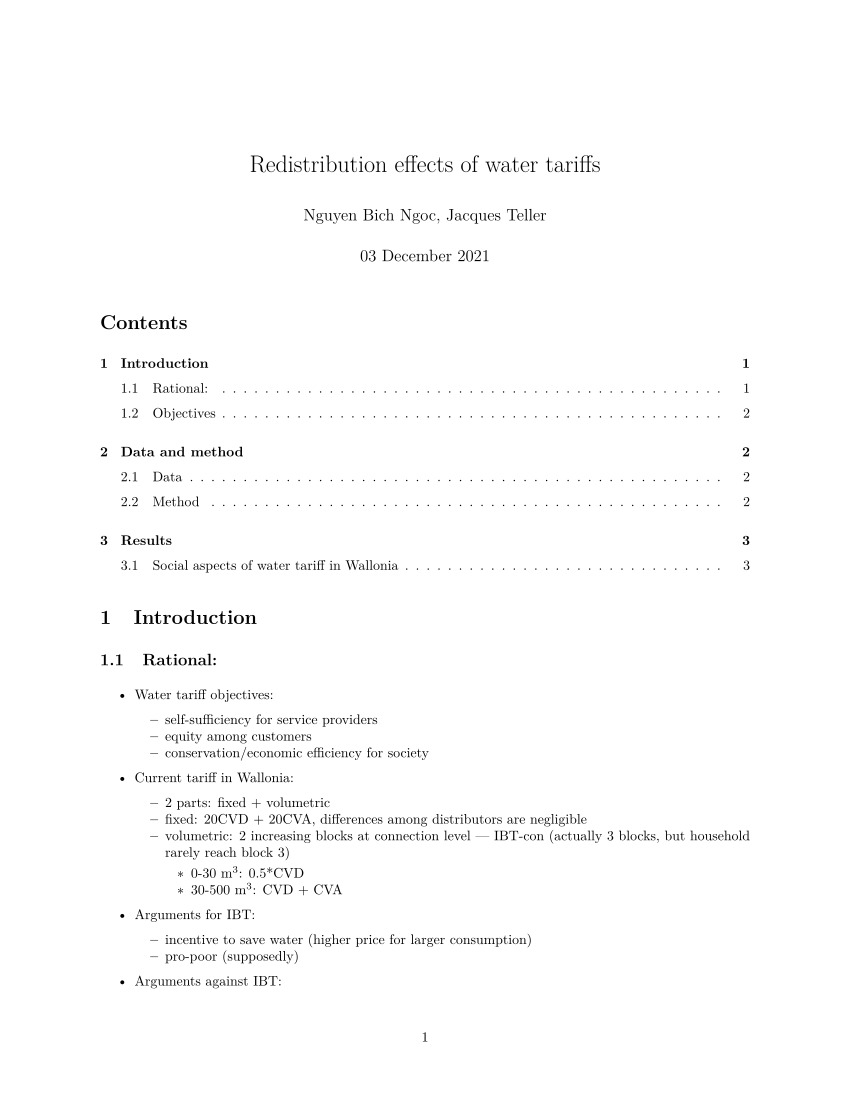

Reproduce this figure in R.
#' ---
#' title: "Redistribution effects of water tariffs"
#' author: "Nguyen Bich Ngoc, Jacques Teller"  
#' date: "`r format(Sys.time(), '%d %B %Y')`"
#' output: 
#'  bookdown::pdf_document2:
#'   theme: cosmo
#'   keep_md: true
#' ---
  



#+ r setup, include = F, message = F
# notes from last run----------------------



# 1. setup ---------





## 1.1. load functions -----------------

# install.packages("here")
library(here)


source(here("3 Scripts", "general_functions.R"))

loadpackage('dplyr')
loadpackage('ggplot2')
loadpackage('reshape2')
loadpackage('raster')
loadpackage('sf')

## 1.2 load data --------

### data folder ----
rdir <- '2 Data/1 Raw'
pdir <- '2 Data/2 Processed'

### survey data ----------

surv14 <- read.csv(file = here(pdir, "UtiSurv_2014_AWalCEHD_Wal/Survey2014_obs_AquaWal_prd.csv"))

### price data ---------

price <- read.csv(file = here(pdir, 'Water_price_AWal_Wal/water_price_Wal_12_17.csv'))


### location  ---------
load(file= here(pdir, 'UtiSurv_2014_AWalCEHD_Wal/Addresses/surv14_coord_PICC.Rdata'))

### urbanization -------------

urban_10 <- raster(here(pdir, "Urban_5cat_Ahmed_Wal/LU2010_5cls_x25.flt"))

crs(urban_10) <- st_crs(surv14_coords)

# 2. merge data ----------

surv14$year <- 2014

df <- dplyr::left_join(surv14, price)[, c('id', 'CVD', 'CVA', 'csmptv', 'inceqa', 'rwtank', 'hhs_0_19', 'hhs_20_95', 'income', 'inccat', 'dtbtor', "rprage")]
df$hhs <- df$hhs_0_19 + df$hhs_20_95

df$csmptv[df$csmptv > 300] <- NA



urban <- cbind.data.frame(id = surv14_coords$id, urban = extract(urban_10, surv14_coords))

urban <- urban[urban$urban > -1,]

df <- inner_join(df, urban)
df$cspc <- df$csmptv/df$hhs

df <- df[!is.na(df$csmptv) & !is.na(df$inceqa) & !is.na(df$CVD),]

df <- df[df$dtbtor %in% c("CILE", "SWDE", "IECBW"),]

df$ab30 <- as.numeric(df$csmptv > 30)

df$bill_cur <- (20*df$CVD + 30*df$CVA) + 0.0125*df$csmptv + 0.5*df$csmptv*df$CVD + 0.5*(df$csmptv - 30)*df$CVD*df$ab30 + (df$csmptv - 30)*df$CVA*df$ab30

df <- df %>% mutate(incqnt = ntile(income, 4))
df$incqnt <- as.factor(df$incqnt)
df$TEH <- df$bill_cur*100/(df$income*12)


#' # Introduction
#' ## Rational:
#' * Water tariff objectives:
#'    + self-sufficiency for service providers
#'    + equity among customers
#'    + conservation/economic efficiency for society
#' * Current tariff in Wallonia:
#'    + 2 parts: fixed + volumetric
#'    + fixed: 20CVD + 20CVA, differences among distributors are negligible
#'    + volumetric: 2 increasing blocks at connection level --- IBT-con &#40;actually 3 blocks, but household rarely reach block 3&#41;
#'       - 0-30 m^3^: 0.5*CVD
#'       - 30-500 m^3^: CVD + CVA
#' * Arguments for IBT:
#'    + incentive to save water &#40;higher price for larger consumption&#41;
#'    + pro-poor &#40;supposedly&#41;
#' * Arguments against IBT:
#'    + pro-poor often not true due to low correlation between water consumption and income. That value of Wallonia is `r cor(df$csmptv, df$income)` for household consumption and `r cor(df$cspc, df$income)` for consumption per inhabitant.
#'    + difficult to understand hence not clear signal for custumer to use water wisely  
#'    
#' ## Objectives
#' * Assess social aspects of current price tariffs
#' * Compare social equity of different hypothesized tariff schemes 
#' 
#' # Data and method
#' ## Data
#' * Utility survey data provided by Aquawal and CEHD
#'    + year: 2014     
#'    + 1534 households
#'    + 3 main distributors: SWDE &#40;1143&#41;, CILE &#40;265&#41;, inBW &#40;126&#41;
#'    + information include: water consumption, household size, income, rainwater tank ...
#' * built-up density
#'    + year: 2011
#'    + at 100x100m scale
#'    + 3 categories: low, medium, high
#'    
#' ## Method
#' * assess social aspects of current tariff
#'    + divide households into 4 groups using household income quartiles
#'    + pairwise analyses of household income and other factors: income per equivalent adults, water use, water bill, TEH ...
#' * compare different tariff scheme
#'    + current format with different changing fixed part
#'       - assumptions: keep same total bill in 2014 for all households within the same distributor & keep CVA of 2014 not changing
#'       - changing fixed part: EUR 0, 40, ..., 200 
#'       - recalculate CVD for each distributor at each value of fixed part
#'       - recalculate household water bill in 2014 and compare with the actual one
#'    + current format with potential tax on rainwater tank
#'       - assumptions: keep same total bill in 2014 for all households within the same distributor & keep CVA of 2014 not changing
#'       - changing watertank tax: EUR 0, 40, ..., 200 
#'       - recalculate CVD for each distributor at each value of fixed part
#'       - recalculate household water bill in 2014 and compare with the actual one
#'    + compare IBT-con, IBT-cap, linear
#' 
#' # Results
#' ## Social aspects of water tariff in Wallonia

#+ heading1, include = F

# 3. equity analysis ----
## 3.1 income quantile summary -------

incqnt_tab <- df %>%
  group_by(incqnt) %>%
  summarise(count = n(),
            npp = sum(hhs),
            mininc = min(income),
            maxinc = max(income))



#+ tabinc, echo = F, message = F
 
knitr::kable(incqnt_tab, caption = "Household income quartile characteristics", digits = 2, col.names = c("Quartile", "Number of households", "Number of people", "Min income (EUR/month)", "Max income (EUR/month)"))



#+ inceqa, fig.cap = "Income per equivalent adults for different household income group", echo = F, message = F

ggplot(df, aes(x = incqnt, y = inceqa)) +
  geom_boxplot() +
  theme_bw() +
  labs(x = "Household income quartiles", y = "Income per equivalent adult")

knitr::knit_exit()

#+ new, echo = F, message = F
# shared total revenue by each income group?


ggplot(df, aes(x = incqnt, y = bill_cur)) + 
  stat_summary(
    fun = sum,
    geom = "col",
  )

# TEH by each income group?


ggplot(df, aes(x = incqnt, y = TEH)) + 
  geom_boxplot()

# average price per habitant per m3 by income group

df$pwpcpv <- df$bill_cur/df$csmptv/df$hhs

ggplot(df, aes(x = incqnt, y = pwpcpv)) + 
  geom_boxplot()


plotdf <- df %>% 
  group_by(incqnt) %>%
  summarise(tothab = sum(hhs),
            totbill = sum(bill_cur))

plotdf$billpc <- plotdf$totbill/plotdf$tothab

ggplot(plotdf, aes(x = incqnt, y = billpc)) +
  geom_col()

ggplot(df, aes(x = incqnt, y = inceqa)) +
  geom_boxplot()


df$incpc <- df$income/df$hhs

ggplot(df, aes(x = incqnt, y = incpc)) +
  geom_boxplot() +
  stat_summary(fun.y = mean, geom = "errorbar", aes(ymax = ..y.., ymin = ..y..), col = 'blue', width = 0.75, size = 1, linetype = "solid") 


  
# marginal price vs income quartiles
# average priec vs income quantiles
# 4. changing fixed  -----
#+ changefixed, echo = F, message = F


vary_fixed_f <- function(dtbtorname = "SWDE", fixeds = seq (0, 200, 40)) {
  tmpdf <- df[df$dtbtor %in% dtbtorname,]
  
  total <- sum(tmpdf$bill_cur)
  fse <- sum(0.0125*tmpdf$csmptv)
  cvd_v <- numeric()
  
  for (fixed in fixeds) {
    
    cvd <- (total - fse - fixed*nrow(tmpdf) - sum((tmpdf$csmptv - 30)*tmpdf$CVA*tmpdf$ab30))/sum(0.5*tmpdf$csmptv + 0.5*(tmpdf$csmptv - 30)*tmpdf$ab30)
    cvd_v <- c(cvd_v, cvd)
    tmpdf$bill_new <- fixed + 0.0125*tmpdf$csmptv + 0.5*tmpdf$csmptv*cvd + 0.5*(tmpdf$csmptv - 30)*cvd*tmpdf$ab30 + (tmpdf$csmptv - 30)*tmpdf$CVA*tmpdf$ab30
    tmpdf$diff <- tmpdf$bill_new - tmpdf$bill_cur
    tmpdf$difpct <- tmpdf$diff*100/tmpdf$bill_cur
    colnames(tmpdf)[ncol(tmpdf) - 2] <- paste("bill_fixed", fixed, sep = "_")
    colnames(tmpdf)[ncol(tmpdf) - 1] <- paste("difab_fixed", fixed, sep = "_")
    colnames(tmpdf)[ncol(tmpdf)] <- paste("difpc_fixed", fixed, sep = "_")
    
  }
  list(tmpdf, cvd_v)
}


vary_fixed_ls <- lapply(c("SWDE", "CILE", "IECBW"),vary_fixed_f)

cvd <- sapply(vary_fixed_ls, function(x) x[[2]])

write.table(cvd, "clipboard", sep = "\t")

vary_fixed_df <- Reduce(rbind, lapply(vary_fixed_ls, function(x) x[[1]]))

df <- left_join(df, vary_fixed_df)

test <- df[,c("id", "income" , grep("difab_fixed", colnames(df), value = T))]

test <- test %>% mutate(incqnt = ntile(income, 4))
test$incqnt <- as.factor(test$incqnt)

test_lg <- melt(test, id.vars = c("id", "income", "incqnt"))
test_lg$fixed <- as.numeric(gsub(".*_", "", test_lg$variable))

ggplot(test_lg) +
  geom_boxplot(aes(x = incqnt, y = value)) +
  facet_wrap(.~ fixed) +
  geom_hline(yintercept = 0, col = 'red', linetype = "longdash") +
  theme_bw() +
  labs(x = "income quartile", y = "Changes in water bill (EUR)")

test <- df[,c("id", "income" , grep("difpc_fixed", colnames(df), value = T))]



test_lg <- melt(test, id.vars = c("id", "income", "incqnt"))
test_lg$fixed <- as.numeric(gsub(".*_", "", test_lg$variable))

ggplot(test_lg) +
  geom_boxplot(aes(x = incqnt, y = value)) +
  facet_wrap(.~ fixed) +
  geom_hline(yintercept = 0, col = 'red', linetype = "longdash") +
  theme_bw() +
  labs(x = "income quartile", y = "Changes in water bill (%)")

df$urban <- factor(df$urban)
df$urban <- car::recode(df$urban, "c('0', '1') = 'low'; c('2','3') = 'medium'; c('4','5') = 'high' ")

df$urban <- factor(df$urban, levels = lvls(df$urban)[c(2,3,1)])

test <- df[,c("id", "urban" , grep("difab_fixed", colnames(df), value = T))]

test_lg <- melt(test, id.vars = c("id", "urban"))
test_lg$fixed <- as.numeric(gsub(".*_", "", test_lg$variable))

ggplot(test_lg) +
  geom_boxplot(aes(x = urban, y = value)) +
  facet_wrap(.~ fixed) +
  geom_hline(yintercept = 0, col = 'red', linetype = "longdash") +
  theme_bw() +
  labs(x = "urbanization", y = "Changes in water bill (EUR)")

test <- df[,c("id", "urban" , grep("difpc_fixed", colnames(df), value = T))]

test_lg <- melt(test, id.vars = c("id", "urban"))
test_lg$fixed <- as.numeric(gsub(".*_", "", test_lg$variable))

ggplot(test_lg) +
  geom_boxplot(aes(x = urban, y = value)) +
  facet_wrap(.~ fixed) +
  geom_hline(yintercept = 0, col = 'red', linetype = "longdash") +
  theme_bw() +
  labs(x = "urbanization", y = "Changes in water bill (%)")


# ## 3.3. linear with and without fixed -----
# 
# unpr <- sum(df$bill_14)/sum(df$csmptv)
# 
# df$bill_ln <- df$csmptv*unpr
# 
# df$dif_ln <- df$bill_ln - df$bill_14
# 
# #### with fixed
# fixed <- 1.06*(20*mean(df$CVD) + 30*mean(df$CVA))
# 
# unpr1 <- (sum(df$bill_14) - nrow(df)*fixed)/sum(df$csmptv)
# 
# df$bill_lnwf <- fixed + df$csmptv*unpr1
# 
# 
# df$dif_lnwf <- df$bill_lnwf - df$bill_14
# 
# 
# 
## 3.4. block tariffs per captia -----

### Brussels scheme ------------

df$bl2 <- ifelse(df$cspc <= 30 & df$cspc > 15, 1, 0)
df$bl3 <- ifelse(df$cspc <= 60 & df$cspc >30, 1, 0)
df$bl4 <- ifelse(df$cspc > 60, 1, 0)

summary(df$bl3)

tot <- sum(df$bill_cur)


bl_2_1 <- 3.7696/2.115  # 1.782317
bl_3_1 <- 5.5726/2.115 # 2.634799
bl_4_1 <- 8.1338/2.115 # 3.845768

bl1 <- (tot - 25.23*nrow(df))/sum((df$cspc + (df$cspc-15)*(bl_2_1 - 1)*df$bl2 + (df$cspc-30)*(bl_3_1 - bl_2_1)*df$bl3 + (df$cspc-60)*(bl_4_1 - bl_3_1)*df$bl4)*df$hhs)

df$bill_brx <- 25.23 + bl1*(df$cspc + (df$cspc-15)*(bl_2_1 - 1)*df$bl2 + (df$cspc-30)*(bl_3_1 - bl_2_1)*df$bl3 + (df$cspc-60)*(bl_4_1 - bl_3_1)*df$bl4)*df$hhs

summary(df$bill_brx)
summary(df$bill_cur)
sum(df$bill_brx)
sum(df$bill_cur)
# 
# df$bill_brx <- ifelse(df$cspc <= 60 & df$cspc >30, 25.23 + (15*bl1 + 15*bl2 + (df$cspc - 30)*bl3)*df$hhs, df$bill_brx)
# 
# df$bill_brx <- ifelse(df$cspc <= 30 & df$cspc > 15, 25.23 + (15*bl1 + (df$cspc - 15)*bl2)*df$hhs, df$bill_brx)
# 
# df$bill_brx <- ifelse(df$cspc <=  15, 25.23 + (df$cspc*bl1)*df$hhs, df$bill_brx)
# 
# sum(df$bill_brx)
# sum(df$bill_14)
# 
# df$dif_brx <- df$bill_brx - df$bill_14
# 
## 3.5. rainwater tank tax ---------
#+ changerwtt

df$rwtank <- as.numeric(df$rwtank %in% "yes")


vary_rwtf_f <- function(dtbtorname = "SWDE", rwtfs = seq (0, 200, 40)) {
  tmpdf <- df[df$dtbtor %in% dtbtorname,]
  
  total <- sum(tmpdf$bill_cur)
  fse <- sum(0.0125*tmpdf$csmptv)
  cvd_v <- numeric()
  
  for (rwtf in rwtfs) {
    
    rwtt <- sum(rwtf*tmpdf$rwtank)
    
    cvd <- (total - fse - rwtt - sum(30*tmpdf$CVA + (tmpdf$csmptv - 30)*tmpdf$CVA*tmpdf$ab30))/sum(20 + 0.5*tmpdf$csmptv + 0.5*(tmpdf$csmptv - 30)*tmpdf$ab30)
    cvd_v <- c(cvd_v, cvd)
    tmpdf$bill_new <- rwtf*tmpdf$rwtank + 30*tmpdf$CVA + 20*cvd + 0.0125*tmpdf$csmptv + 0.5*tmpdf$csmptv*cvd + 0.5*(tmpdf$csmptv - 30)*cvd*tmpdf$ab30 + (tmpdf$csmptv - 30)*tmpdf$CVA*tmpdf$ab30
    tmpdf$diff <- tmpdf$bill_new - tmpdf$bill_cur
    tmpdf$difpct <- tmpdf$diff*100/tmpdf$bill_cur
    colnames(tmpdf)[ncol(tmpdf) - 2] <- paste("bill_rwtt", rwtf, sep = "_")
    colnames(tmpdf)[ncol(tmpdf) - 1] <- paste("difab_rwtt", rwtf, sep = "_")
    colnames(tmpdf)[ncol(tmpdf)] <- paste("difpc_rwtt", rwtf, sep = "_")
    
  }
  list(tmpdf, cvd_v)
}

### 0-200,40 -------------
vary_rwtf_ls <- lapply(c("SWDE", "CILE", "IECBW"),vary_rwtf_f)

cvd <- sapply(vary_rwtf_ls, function(x) x[[2]])

write.table(cvd, "clipboard", sep = "\t")

ndtb <- matrix(table(df$dtbtor)[c(3,1,2)])

write.table((cvd%*%ndtb*20 + unique(df$CVA)*30*1534)/1534, "clipboard", sep = "\t")

vary_rwtf_df <- Reduce(rbind, lapply(vary_rwtf_ls, function(x) x[[1]]))

df <- left_join(df, vary_rwtf_df)

test <- df[,c("id", "income" , grep("difab_rwtt", colnames(df), value = T))]

test <- test %>% mutate(incqnt = ntile(income, 4))
test$incqnt <- as.factor(test$incqnt)

test_lg <- melt(test, id.vars = c("id", "income", "incqnt"))
test_lg$rwtt <- as.numeric(gsub(".*_", "", test_lg$variable))

ggplot(test_lg[test_lg$rwtt > 0,], aes(x = incqnt, y = value)) +
  geom_boxplot() +
  stat_summary(fun.y = mean, geom = "errorbar", aes(ymax = ..y.., ymin = ..y..), col = 'blue', width = 0.75, size = 1, linetype = "solid") +
  facet_wrap(.~ rwtt) +
  geom_hline(yintercept = 0, col = 'red', linetype = "longdash") +
  theme_bw() +
  labs(x = "income quartile", y = "Changes in water bill (EUR)")

test <- df[,c("id", "income" , grep("difpc_rwtt", colnames(df), value = T))]

test <- test %>% mutate(incqnt = ntile(income, 4))
test$incqnt <- as.factor(test$incqnt)

test_lg <- melt(test, id.vars = c("id", "income", "incqnt"))
test_lg$rwtt <- as.numeric(gsub(".*_", "", test_lg$variable))

ggplot(test_lg[test_lg$rwtt > 0,], aes(x = incqnt, y = value)) +
  geom_boxplot() +
  stat_summary(fun.y = mean, geom = "errorbar", aes(ymax = ..y.., ymin = ..y..), col = 'blue', width = 0.75, size = 1, linetype = "solid") +
  facet_wrap(.~ rwtt) +
  geom_hline(yintercept = 0, col = 'red', linetype = "longdash") +
  theme_bw() +
  labs(x = "income quartile", y = "Changes in water bill (%)")

test <- df[,c("id", "urban" , grep("difab_rwtt", colnames(df), value = T))]

test_lg <- melt(test, id.vars = c("id", "urban"))
test_lg$rwtt <- as.numeric(gsub(".*_", "", test_lg$variable))

ggplot(test_lg) +
  geom_boxplot(aes(x = urban, y = value)) +
  facet_wrap(.~ rwtt) +
  geom_hline(yintercept = 0, col = 'red', linetype = "longdash") +
  theme_bw() +
  labs(x = "urbanization", y = "Changes in water bill (%)")


test <- df[,c("id", "urban" , grep("difpc_rwtt", colnames(df), value = T))]

test_lg <- melt(test, id.vars = c("id", "urban"))
test_lg$rwtt <- as.numeric(gsub(".*_", "", test_lg$variable))

ggplot(test_lg) +
  geom_boxplot(aes(x = urban, y = value)) +
  facet_wrap(.~ rwtt) +
  geom_hline(yintercept = 0, col = 'red', linetype = "longdash") +
  theme_bw() +
  labs(x = "urbanization", y = "Changes in water bill (%)")


# # 4. plots -----------
# 
# 
# 
# ## 4.1. by income per capita -----
# 
# 
# df <- df %>% mutate(ipcqnt = ntile(inceqa, 10))
# df$ipcqnt <- as.factor(df$ipcqnt)
# 
# 
# 
# df_sum <- df %>%
#   group_by(ipcqnt) %>%
#   summarise(count = n(),
#             avrbill = mean(bill_14, na.rm = T),
#             sdbill = sd(bill_14, na.rm = T),
#             rwtank = sum(rwtank %in% 'yes', na.rm = T)*100/n(),
#             avrhhs = mean(hhs, na.rm = T),
#             sdhhs = sd(hhs, na.rm = T),
#             avrinc = mean(inceqa, na.rm = T),
#             sdinc = sd(income, na.rm = T),
#             avrurban = mean(urban, na.rm = T),
#             sdurban = sd(urban, na.rm = T),
#             avr_ln = mean(bill_ln),
#             dif_ln = mean(dif_ln),
#             avr_lnwf = mean(bill_lnwf),
#             dif_lnwf = mean(dif_lnwf),
#             avr_brx = mean(bill_brx),
#             dif_brx = mean(dif_brx))
# 
# 
# 
# df_sum$dif_ln_prc <- df_sum$dif_ln*100/df_sum$avrbill
# 
# df_sum$dif_lnwf_prc <- df_sum$dif_lnwf*100/df_sum$avrbill
# 
# df_sum$dif_brx_prc <- df_sum$dif_brx*100/df_sum$avrbill
# 
# 
# plotdf <- melt(df_sum[, c('ipcqnt', "dif_ln_prc", "dif_lnwf_prc", "dif_brx_prc")])
# 
# 
# 
# ggplot(plotdf) +
#   geom_col(aes(x = ipcqnt, y = value, fill = variable),position = "dodge2") +
#   scale_fill_discrete(labels = c('linear', 'linear with fixed', 'block per capita with fixed')) +
#   theme_bw() +
#   labs( x = 'Income per equivalent adult quantiles', y = 'Changes in water bill (%)', fill = 'Tariff scheme')
# 
# 
# ggplot(df_sum, aes(x = ipcqnt, y = avrurban)) +
#   geom_point() +
#   geom_errorbar(aes(ymin = avrurban - sdurban, ymax = avrurban + sdurban)) +
#   theme_bw() +
#   labs(y = 'Urban type', x = 'Income per equivalent adult quantiles')
# 
# ggplot(df_sum, aes(x = ipcqnt, y = avrhhs)) +
#   geom_point() +
#   geom_errorbar(aes(ymin = avrhhs - sdhhs, ymax = avrhhs + sdhhs)) +
#   theme_bw() +
#   labs(y = 'Household size', x = 'Income per equivalent adult quantiles')
# 
# ggplot(df) +
#   geom_boxplot(aes(x = ipcqnt, y = bill_14)) +
#   theme_bw() +
#   labs(y = 'Water bill in 2014', x = 'Income per equivalent adult quantiles')
# 
# ggplot(df_sum, aes(x = ipcqnt, y = rwtank)) +
#   geom_col() +
#   theme_bw() +
#   labs(y = 'Proportion with rainwater tank', x = 'Income per equivalent adult quantiles')
# 
# 
# 
# ggplot(df) +
#   geom_boxplot(aes(x = ipcqnt, y = dif_ln)) +
#   theme_bw() +
#   labs(y = 'Difference in water bill', x = 'Income per equivalent adult quantiles')
# 
# ggplot(df_sum, aes(x = ipcqnt, y = dif_ln)) +
#   geom_col()  +
#   theme_bw() +
#   labs(y = 'Difference in water bill (euro)', x = 'Income per equivalent adult quantiles') +
#   ylim(-20,20)
# 
# ggplot(df_sum, aes(x = ipcqnt, y = dif_ln_prc)) +
#   geom_col()  +
#   theme_bw() +
#   labs(y = 'Difference in water bill (%)', x = 'Income per equivalent adult quantiles') +
#   ylim(-8,8)
# 
# 
# 
# 
# 
# ggplot(df_sum, aes(x = ipcqnt, y = dif_lnwf)) +
#   geom_col()  +
#   theme_bw() +
#   labs(y = 'Difference in water bill (euro)', x = 'Income per equivalent adult quantiles') +
#   ylim(-20,20)
# 
# ggplot(df_sum, aes(x = ipcqnt, y = dif_lnwf_prc)) +
#   geom_col()  +
#   theme_bw() +
#   labs(y = 'Difference in water bill (%)', x = 'Income per equivalent adult quantiles') +
#   ylim(-8,8)
# 
# 
# 
# ggplot(df_sum, aes(x = ipcqnt, y = dif_brx)) +
#   geom_col()  +
#   theme_bw() +
#   labs(y = 'Difference in water bill (euro)', x = 'Income per equivalent adult quantiles') +
#   ylim(-35,35)
# 
# ggplot(df_sum, aes(x = ipcqnt, y = dif_brx_prc)) +
#   geom_col()  +
#   theme_bw() +
#   labs(y = 'Difference in water bill (%)', x = 'Income per equivalent adult quantiles') +
#   ylim(-12,12)
# 
# 
# ## 4.2. by income -----
# 
# df <- df %>% mutate(incqnt = ntile(income, 10))
# df$incqnt <- as.factor(df$incqnt)
# 
# 
# 
# df_sum <- df %>%
#   group_by(incqnt) %>%
#   summarise(count = n(),
#             avrbill = mean(bill_14, na.rm = T),
#             sdbill = sd(bill_14, na.rm = T),
#             rwtank = sum(rwtank %in% 'yes', na.rm = T)*100/n(),
#             avrhhs = mean(hhs, na.rm = T),
#             sdhhs = sd(hhs, na.rm = T),
#             avrinc = mean(inceqa, na.rm = T),
#             sdinc = sd(income, na.rm = T),
#             avrurban = mean(urban, na.rm = T),
#             sdurban = sd(urban, na.rm = T),
#             dif_ln = mean(dif_ln),
#             dif_lnwf = mean(dif_lnwf),
#             dif_brx = mean(dif_brx))
# 
# 
# 
# df_sum$dif_ln_prc <- df_sum$dif_ln*100/df_sum$avrbill
# 
# df_sum$dif_lnwf_prc <- df_sum$dif_lnwf*100/df_sum$avrbill
# 
# df_sum$dif_brx_prc <- df_sum$dif_brx*100/df_sum$avrbill
# 
# plotdf <- melt(df_sum[, c('incqnt', "dif_ln_prc", "dif_lnwf_prc", "dif_brx_prc")])
# 
# 
# 
# ggplot(plotdf) +
#   geom_col(aes(x = incqnt, y = value, fill = variable),position = "dodge2") +
#   scale_fill_discrete(labels = c('linear', 'linear with fixed', 'block per capita with fixed')) +
#   theme_bw() +
#   labs( x = 'Household income quantiles', y = 'Changes in water bill (%)', fill = 'Tariff scheme')
# 
# 
# ggplot(df_sum, aes(x = incqnt, y = avrurban)) +
#   geom_point() +
#   geom_errorbar(aes(ymin = avrurban - sdurban, ymax = avrurban + sdurban)) +
#   theme_bw() +
#   labs(y = 'Urban type', x = 'Household income quantiles')
# 
# ggplot(df_sum, aes(x = incqnt, y = avrhhs)) +
#   geom_point() +
#   geom_errorbar(aes(ymin = avrhhs - sdhhs, ymax = avrhhs + sdhhs)) +
#   theme_bw() +
#   labs(y = 'Household size', x = 'Household income quantiles')
# 
# ggplot(df) +
#   geom_boxplot(aes(x = incqnt, y = bill_14)) +
#   theme_bw() +
#   labs(y = 'Water bill in 2014', x = 'Household income quantiles')
# 
# ggplot(df_sum, aes(x = incqnt, y = rwtank)) +
#   geom_col() +
#   theme_bw() +
#   labs(y = 'Proportion with rainwater tank', x = 'Household income quantiles')
# 
# 
# 
# ggplot(df) +
#   geom_boxplot(aes(x = incqnt, y = dif_ln)) +
#   theme_bw() +
#   labs(y = 'Difference in water bill', x = 'Household income quantiles')
# 
# ggplot(df_sum, aes(x = incqnt, y = dif_ln)) +
#   geom_col()  +
#   theme_bw() +
#   labs(y = 'Difference in water bill (euro)', x = 'Household income quantiles') +
#   ylim(-20,20)
# 
# ggplot(df_sum, aes(x = incqnt, y = dif_ln_prc)) +
#   geom_col()  +
#   theme_bw() +
#   labs(y = 'Difference in water bill (%)', x = 'Household income quantiles') +
#   ylim(-8,8)
# 
# 
# 
# 
# 
# ggplot(df_sum, aes(x = incqnt, y = dif_lnwf)) +
#   geom_col()  +
#   theme_bw() +
#   labs(y = 'Difference in water bill (euro)', x = 'Household income quantiles') +
#   ylim(-35,35)
# 
# ggplot(df_sum, aes(x = incqnt, y = dif_lnwf_prc)) +
#   geom_col()  +
#   theme_bw() +
#   labs(y = 'Difference in water bill (%)', x = 'Household income quantiles') +
#   ylim(-12,12)
# 
# 
# 
# ggplot(df_sum, aes(x = incqnt, y = dif_brx)) +
#   geom_col()  +
#   theme_bw() +
#   labs(y = 'Difference in water bill (euro)', x = 'Household income quantiles') +
#   ylim(-35,35)
# 
# ggplot(df_sum, aes(x = incqnt, y = dif_brx_prc)) +
#   geom_col()  +
#   theme_bw() +
#   labs(y = 'Difference in water bill (%)', x = 'Household income quantiles') +
#   ylim(-12,12)
# 
# ## 4.3. by income cat-----
# 
# 
# df$inccat <- factor(df$inccat, levels =lvls(df$inccat)[c(4,3,1,2)])
# 
# df <- df[!(is.na(df$inccat)),]
# 
# 
# df_sum <- df %>%
#   group_by(inccat) %>%
#   summarise(count = n(),
#             avrbill = mean(bill_14, na.rm = T),
#             sdbill = sd(bill_14, na.rm = T),
#             rwtank = sum(rwtank %in% 'yes', na.rm = T)*100/n(),
#             avrhhs = mean(hhs, na.rm = T),
#             sdhhs = sd(hhs, na.rm = T),
#             avrinc = mean(inceqa, na.rm = T),
#             sdinc = sd(income, na.rm = T),
#             avrurban = mean(urban, na.rm = T),
#             sdurban = sd(urban, na.rm = T),
#             dif_ln = mean(dif_ln),
#             dif_lnwf = mean(dif_lnwf),
#             dif_brx = mean(dif_brx))
# 
# 
# 
# df_sum$dif_ln_prc <- df_sum$dif_ln*100/df_sum$avrbill
# 
# df_sum$dif_lnwf_prc <- df_sum$dif_lnwf*100/df_sum$avrbill
# 
# df_sum$dif_brx_prc <- df_sum$dif_brx*100/df_sum$avrbill
# 
# plotdf <- melt(df_sum[, c('inccat', "dif_ln_prc", "dif_lnwf_prc", "dif_brx_prc")])
# 
# 
# 
# ggplot(plotdf) +
#   geom_col(aes(x = inccat, y = value, fill = variable),position = "dodge2") +
#   scale_fill_discrete(labels = c('linear', 'linear with fixed', 'block per capita with fixed')) +
#   theme_bw() +
#   labs( x ='Income categories', y = 'Changes in water bill (%)', fill = 'Tariff scheme')
# 
# ggplot(df_sum, aes(x = inccat, y = avrurban)) +
#   geom_point() +
#   geom_errorbar(aes(ymin = avrurban - sdurban, ymax = avrurban + sdurban)) +
#   theme_bw() +
#   labs(y = 'Urban type', x = 'Income categories')
# 
# ggplot(df_sum, aes(x = inccat, y = avrhhs)) +
#   geom_point() +
#   geom_errorbar(aes(ymin = avrhhs - sdhhs, ymax = avrhhs + sdhhs)) +
#   theme_bw() +
#   labs(y = 'Household size', x = 'Income categories')
# 
# ggplot(df) +
#   geom_boxplot(aes(x = inccat, y = bill_14)) +
#   theme_bw() +
#   labs(y = 'Water bill in 2014', x = 'Income categories')
# 
# ggplot(df_sum, aes(x = inccat, y = rwtank)) +
#   geom_col() +
#   theme_bw() +
#   labs(y = 'Proportion with rainwater tank', x = 'Income categories')
# 
# 
# 
# ggplot(df) +
#   geom_boxplot(aes(x = inccat, y = dif_ln)) +
#   theme_bw() +
#   labs(y = 'Difference in water bill', x = 'Income categories')
# 
# ggplot(df_sum, aes(x = inccat, y = dif_ln)) +
#   geom_col()  +
#   theme_bw() +
#   labs(y = 'Difference in water bill (euro)', x = 'Income categories') +
#   ylim(-20,20)
# 
# ggplot(df_sum, aes(x = inccat, y = dif_ln_prc)) +
#   geom_col()  +
#   theme_bw() +
#   labs(y = 'Difference in water bill (%)', x = 'Income categories') +
#   ylim(-8,8)
# 
# 
# 
# 
# 
# ggplot(df_sum, aes(x = inccat, y = dif_lnwf)) +
#   geom_col()  +
#   theme_bw() +
#   labs(y = 'Difference in water bill (euro)', x = 'Income categories') +
#   ylim(-35,35)
# 
# ggplot(df_sum, aes(x = inccat, y = dif_lnwf_prc)) +
#   geom_col()  +
#   theme_bw() +
#   labs(y = 'Difference in water bill (%)', x = 'Income categories') +
#   ylim(-12,12)
# 
# 
# 
# ggplot(df_sum, aes(x = inccat, y = dif_brx)) +
#   geom_col()  +
#   theme_bw() +
#   labs(y = 'Difference in water bill (euro)', x = 'Income categories') +
#   ylim(-35,35)
# 
# ggplot(df_sum, aes(x = inccat, y = dif_brx_prc)) +
#   geom_col()  +
#   theme_bw() +
#   labs(y = 'Difference in water bill (%)', x = 'Income categories') +
#   ylim(-12,12)
# 
# 
# ## 4.4. by urban -----
# 
# 
# 
# df_sum <- df %>%
#   group_by(urban) %>%
#   summarise(count = n(),
#             avrbill = mean(bill_14, na.rm = T),
#             sdbill = sd(bill_14, na.rm = T),
#             rwtank = sum(rwtank %in% 'yes', na.rm = T)*100/n(),
#             avrhhs = mean(hhs, na.rm = T),
#             sdhhs = sd(hhs, na.rm = T),
#             avrinc = mean(inceqa, na.rm = T),
#             sdinc = sd(income, na.rm = T),
#             dif_ln = mean(dif_ln),
#             dif_lnwf = mean(dif_lnwf),
#             dif_brx = mean(dif_brx))
# 
# 
# 
# df_sum$dif_ln_prc <- df_sum$dif_ln*100/df_sum$avrbill
# 
# df_sum$dif_lnwf_prc <- df_sum$dif_lnwf*100/df_sum$avrbill
# 
# df_sum$dif_brx_prc <- df_sum$dif_brx*100/df_sum$avrbill
# 
# plotdf <- melt(df_sum[, c('urban', "dif_ln_prc", "dif_lnwf_prc", "dif_brx_prc")])
# 
# 
# 
# ggplot(plotdf) +
#   geom_col(aes(x = urban, y = value, fill = variable),position = "dodge2") +
#   scale_fill_discrete(labels = c('linear', 'linear with fixed', 'block per capita with fixed')) +
#   theme_bw() +
#   labs( x ='Urban density', y = 'Changes in water bill (%)', fill = 'Tariff scheme')
# 
# ggplot(df_sum, aes(x = urban, y = avrhhs)) +
#   geom_point() +
#   geom_errorbar(aes(ymin = avrhhs - sdhhs, ymax = avrhhs + sdhhs)) +
#   theme_bw() +
#   labs(y = 'Household size', x = 'Urban density')
# 
# ggplot(df) +
#   geom_boxplot(aes(x = urban, y = bill_14)) +
#   theme_bw() +
#   labs(y = 'Water bill in 2014', x = 'Urban density')
# 
# ggplot(df_sum, aes(x = urban, y = rwtank)) +
#   geom_col() +
#   theme_bw() +
#   labs(y = 'Proportion with rainwater tank', x = 'Urban density')
# 
# 
# 
# ggplot(df) +
#   geom_boxplot(aes(x = urban, y = dif_ln)) +
#   theme_bw() +
#   labs(y = 'Difference in water bill', x = 'Urban density')
# 
# ggplot(df_sum, aes(x = urban, y = dif_ln)) +
#   geom_col()  +
#   theme_bw() +
#   labs(y = 'Difference in water bill (euro)', x = 'Urban density') +
#   ylim(-20,20)
# 
# ggplot(df_sum, aes(x = urban, y = dif_ln_prc)) +
#   geom_col()  +
#   theme_bw() +
#   labs(y = 'Difference in water bill (%)', x = 'Urban density') +
#   ylim(-8,8)
# 
# 
# 
# 
# 
# ggplot(df_sum, aes(x = urban, y = dif_lnwf)) +
#   geom_col()  +
#   theme_bw() +
#   labs(y = 'Difference in water bill (euro)', x = 'Urban density') +
#   ylim(-35,35)
# 
# ggplot(df_sum, aes(x = urban, y = dif_lnwf_prc)) +
#   geom_col()  +
#   theme_bw() +
#   labs(y = 'Difference in water bill (%)', x = 'Urban density') +
#   ylim(-12,12)
# 
# 
# 
# ggplot(df_sum, aes(x = urban, y = dif_brx)) +
#   geom_col()  +
#   theme_bw() +
#   labs(y = 'Difference in water bill (euro)', x = 'Urban density') +
#   ylim(-40,40)
# 
# ggplot(df_sum, aes(x = urban, y = dif_brx_prc)) +
#   geom_col()  +
#   theme_bw() +
#   labs(y = 'Difference in water bill (%)', x = 'Urban density') +
#   ylim(-18,18)
